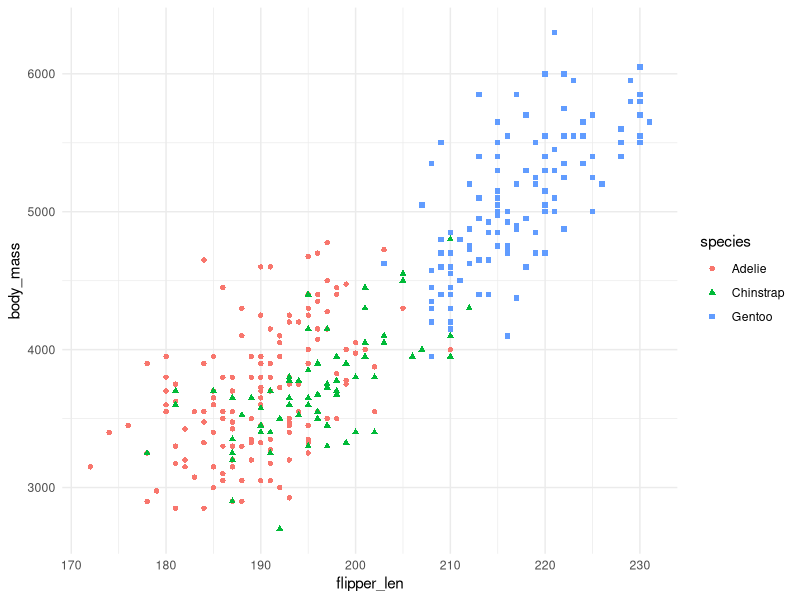

Source code (R):
## ---- chunk 1
#| label: fig-alt
#| echo: false
#| message: false
#| warning: false
#| fig-cap: "The flipper length compared to the body mass of Palmer Penguins."
#| fig-alt: |
#|   The plot shows flipper length on the x-axis, with values that range from 
#|   170 to 230, and body mass on the y-axis, with values that range from 3000 
#|   to 6000. The three species are displayed using different colors and shapes.
#|   Adélie and Chinstrap are of similar size, while Gentoo are both heavier and
#|   have longer flippers.


library(ggplot2)
ggplot(data = penguins,
       mapping = aes(x = flipper_len, y = body_mass)) + 
  geom_point(mapping = aes(color = species, shape = species)) + 
  theme_minimal()
